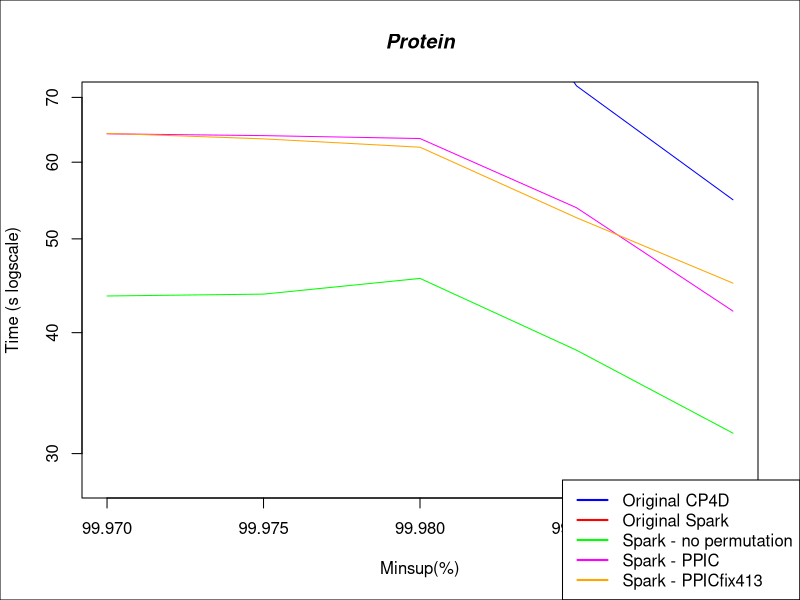

Here is the R script that generated this plot:


#DATA
x <- c(99.97, 99.975, 99.98, 99.985, 99.99)

cp4d <- c(388.204, 218.849, 124.911, 71.952, 54.870)
spark1 <- c(100000, 100000, 100000, 6659.712, 1088.813)
sparkNP <- c(43.646, 43.840, 45.509, 38.365, 31.493)
sparkPPIC <- c(64.191, 63.919, 63.475, 53.843, 42.103)
sparkPPICFix <- c(64.260, 63.427, 62.178, 52.579, 44.998)

#PLOT
plot(x,cp4d, log = "y", type="l", xlab="Minsup(%)", ylab="Time (s logscale)", col="blue", ylim=c(28, 70))
lines(x,spark1, col="red")
lines(x,sparkNP, col="green")
lines(x,sparkPPIC, col="magenta")
lines(x,sparkPPICFix, col="orange")

title(main="Protein", font.main=4)

par(fig = c(0, 1, 0, 1), oma = c(0, 0, 0, 0), mar = c(0, 0, 0, 0), new = TRUE)
plot(0, 0, type = "n", bty = "n", xaxt = "n", yaxt = "n")

#Pretty up
legend("bottomright", legend=c("Original CP4D", "Original Spark", "Spark - no permutation", "Spark - PPIC", "Spark - PPICfix413"), lty=c(1,1),lwd=c(2,2), col=c("blue","red", "green", "magenta", "orange"))
box()
